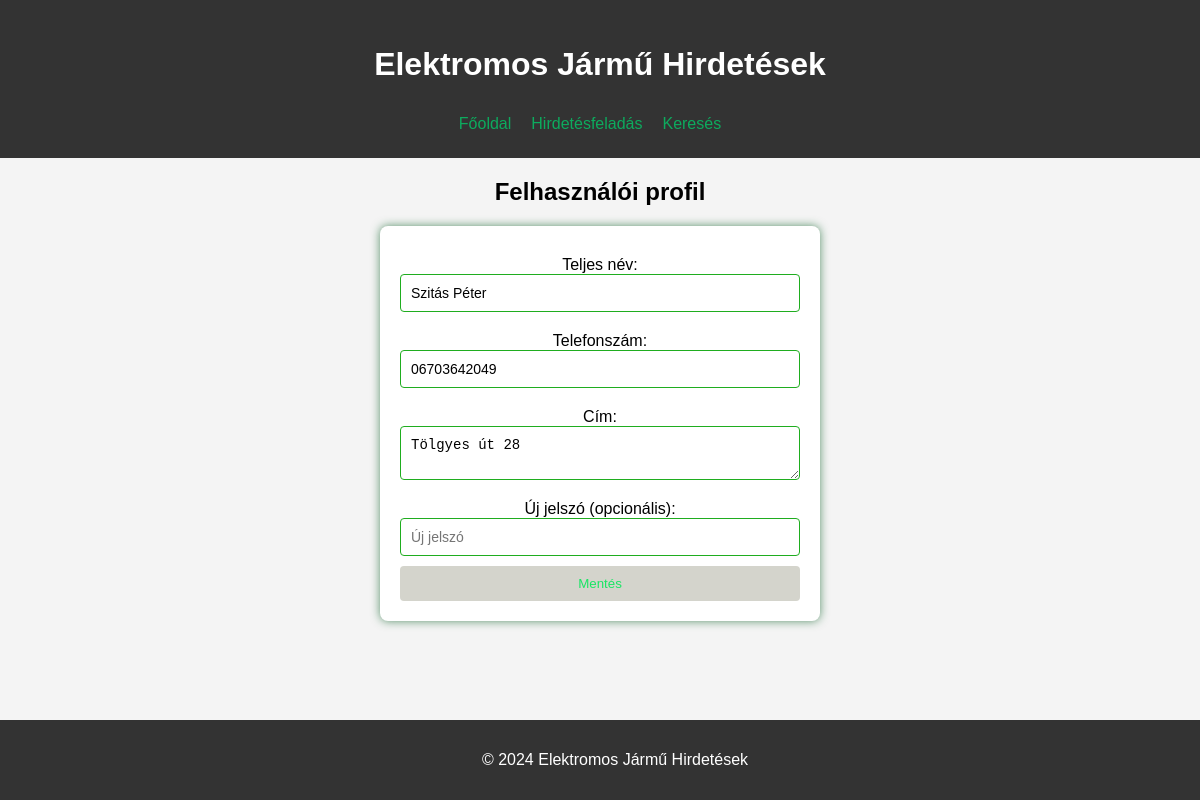
The app's page /profile.php (signed in) with its own data.
### tables this page shows
CREATE TABLE `profiles` (
  `id` int(11) NOT NULL,
  `user_id` int(11) NOT NULL,
  `fullname` varchar(100) DEFAULT NULL,
  `phone` varchar(20) DEFAULT NULL,
  `address` varchar(255) DEFAULT NULL
);

### profile_process.php (called while the page is built, shortened)
<?php
$servername = "localhost";
$username = "root";
$password = "";
$dbname = "elektromos_jarmuvek";
$conn = new mysqli($servername, $username, $password, $dbname);
$user_id = $_SESSION['user_id'];
$query = "SELECT * FROM profiles WHERE user_id = $user_id";
$result = $conn->query($query);
if ($result->num_rows > 0) {
    $row = $result->fetch_assoc();
    $fullname = $row['fullname'];
    $phone = $row['phone'];
    $address = $row['address'];
}
?>

### profile.php (the view, shortened to what this page needs)
<?php
include 'profile_process.php';
?>
<!DOCTYPE html>
<html lang="hu">
<head>
    <link rel="stylesheet" href="style.css">
</head>
<body>
<header>
    <h1>Elektromos Jármű Hirdetések</h1>
    <nav>
        <a href="index.php">Főoldal</a>
        <a href="create_ad.php">Hirdetésfeladás</a>
        <a href="search.php">Keresés</a>
    </nav>
</header>
<section id="main-content">
    <h2>Felhasználói profil</h2>
    <form action="profile.php" method="post">
        <label for="fullname">Teljes név:</label>
        <input type="text" name="fullname" value="<?php echo htmlspecialchars($fullname); ?>" required>
        <label for="phone">Telefonszám:</label>
        <input type="text" name="phone" value="<?php echo htmlspecialchars($phone); ?>" required>
        <label for="address">Cím:</label>
        <textarea name="address" required><?php echo htmlspecialchars($address); ?></textarea>
        <label for="password">Új jelszó (opcionális):</label>
        <input type="password" name="password" placeholder="Új jelszó">
        <button type="submit">Mentés</button>
    </form>
</section>
<footer>
    <p>&copy; 2024 Elektromos Jármű Hirdetések</p>
</footer>
</body>
</html>

### style.css (style rules this page uses)
body { font-family: 'Arial', sans-serif; margin: 0; padding: 0; background-color: #f4f4f4; }
header { background-color: #333; color: white; padding: 25px; display: flex; justify-content: space-between; align-items: center; flex-direction: column; }
nav { display: flex; margin-top: 10px; }
nav a { margin-right: 20px; color: hsl(151, 86%, 36%); text-decoration: none; font-size: 16px; }
#main-content { margin: 20px auto; text-align: center; }
footer { background-color: #333; color: white; text-align: center; padding: 15px; width: 100%; position: fixed; bottom: 0; }
form { display: flex; flex-direction: column; max-width: 400px; margin: auto; background-color: #fff; padding: 20px; border-radius: 8px; box-shadow: 0 0 10px #14652fb0; }
label { margin-top: 10px; }
input, textarea, select { margin-bottom: 10px; padding: 10px; font-size: 14px; border: 1px solid hwb(120 12% 32%); border-radius: 4px; }
button { background-color: hwb(60 80% 17%); color: rgb(25, 229, 100); padding: 10px; cursor: pointer; border: none; border-radius: 4px; }
a { color: hsl(151, 86%, 36%); text-decoration: none; }
button[type="submit"] { visibility: visible; position: relative; z-index: 1000; }

### records on screen
profiles: fullname "Szitás Péter", phone "06703642049", address "Tölgyes út 28"
